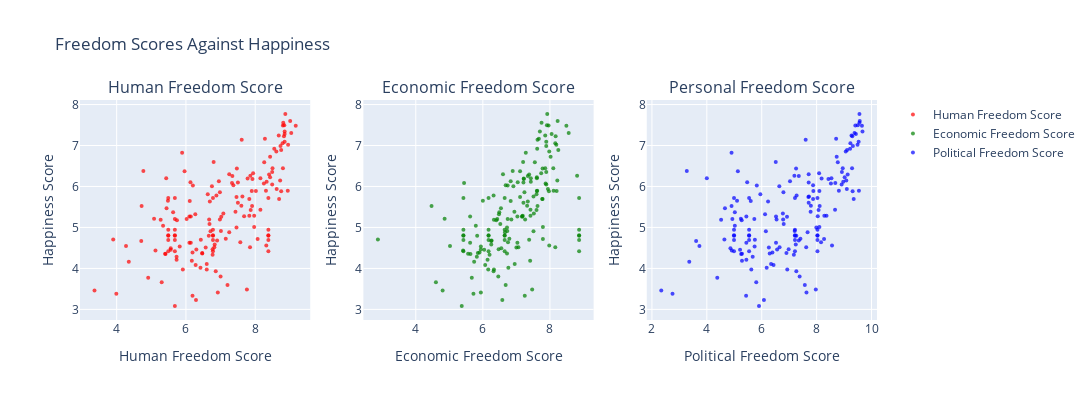

The notebook cell saved with this chart:
### Markdown cell above
*This is a draft, more about the idea instead of the look of the graph. Maybe we will make it with the countries on the y-axis, or split it in multiple graphs.*

### Code cell
fig = make_subplots(rows=1, cols=3, subplot_titles=("Human Freedom Score", "Economic Freedom Score", "Personal Freedom Score"))

# Create scatter plots
scatter1 = go.Scatter(
    x=data["Human Freedom Score"], y=data["Happiness Score"],
    mode='markers',
    marker=dict(size=4, color='red', opacity=0.7),
    name='Human Freedom Score'
)

scatter2 = go.Scatter(
    x=data["Economic Freedom Score"], y=data["Happiness Score"],
    mode='markers',
    marker=dict(size=4, color='green', opacity=0.7),
    name='Economic Freedom Score'
)

scatter3 = go.Scatter(
    x=data["Political Freedom Score"], y=data["Happiness Score"],
    mode='markers',
    marker=dict(size=4, color='blue', opacity=0.7),
    name='Political Freedom Score',
)

# Add the scatter plots to the figure
fig.add_trace(scatter1, row=1, col=1)
fig.add_trace(scatter2, row=1, col=2)
fig.add_trace(scatter3, row=1, col=3)

# Update layout for each subplot
fig.update_xaxes(title_text="Human Freedom Score", row=1, col=1)
fig.update_yaxes(title_text="Happiness Score", row=1, col=1)

fig.update_xaxes(title_text="Economic Freedom Score", row=1, col=2)
fig.update_yaxes(title_text="Happiness Score", row=1, col=2)

fig.update_xaxes(title_text="Political Freedom Score", row=1, col=3)
fig.update_yaxes(title_text="Happiness Score", row=1, col=3)

# Update overall layout
fig.update_layout(
    height=400,
    width=1200,
    title_text="Freedom Scores Against Happiness",
    showlegend=True
)

# Show the plot
fig.show()

### Figure 1 — Plotly figure (JSON) as saved in the notebook; plotly's stock layout.template omitted (floating-point values rounded to 4 significant figures; data arrays with more than 128 entries replaced by an {"elided": "..."} marker saying what was removed)
{"data": [{"marker": {"color": "red", "opacity": 0.7, "size": 4}, "mode": "markers", "name": "Human Freedom Score", "type": "scatter", "x": {"elided": "188 float values"}, "xaxis": "x", "y": {"elided": "188 float values"}, "yaxis": "y"}, {"marker": {"color": "green", "opacity": 0.7, "size": 4}, "mode": "markers", "name": "Economic Freedom Score", "type": "scatter", "x": {"elided": "188 float values"}, "xaxis": "x2", "y": {"elided": "188 float values"}, "yaxis": "y2"}, {"marker": {"color": "blue", "opacity": 0.7, "size": 4}, "mode": "markers", "name": "Political Freedom Score", "type": "scatter", "x": {"elided": "188 float values"}, "xaxis": "x3", "y": {"elided": "188 float values"}, "yaxis": "y3"}], "layout": {"annotations": [{"font": {"size": 16}, "showarrow": false, "text": "Human Freedom Score", "x": 0.1444, "xanchor": "center", "xref": "paper", "y": 1, "yanchor": "bottom", "yref": "paper"}, {"font": {"size": 16}, "showarrow": false, "text": "Economic Freedom Score", "x": 0.5, "xanchor": "center", "xref": "paper", "y": 1, "yanchor": "bottom", "yref": "paper"}, {"font": {"size": 16}, "showarrow": false, "text": "Personal Freedom Score", "x": 0.8556, "xanchor": "center", "xref": "paper", "y": 1, "yanchor": "bottom", "yref": "paper"}], "height": 400, "showlegend": true, "title": {"text": "Freedom Scores Against Happiness"}, "width": 1200, "xaxis": {"anchor": "y", "domain": [0, 0.2889], "title": {"text": "Human Freedom Score"}}, "xaxis2": {"anchor": "y2", "domain": [0.3556, 0.6444], "title": {"text": "Economic Freedom Score"}}, "xaxis3": {"anchor": "y3", "domain": [0.7111, 1], "title": {"text": "Political Freedom Score"}}, "yaxis": {"anchor": "x", "domain": [0, 1], "title": {"text": "Happiness Score"}}, "yaxis2": {"anchor": "x2", "domain": [0, 1], "title": {"text": "Happiness Score"}}, "yaxis3": {"anchor": "x3", "domain": [0, 1], "title": {"text": "Happiness Score"}}}}
